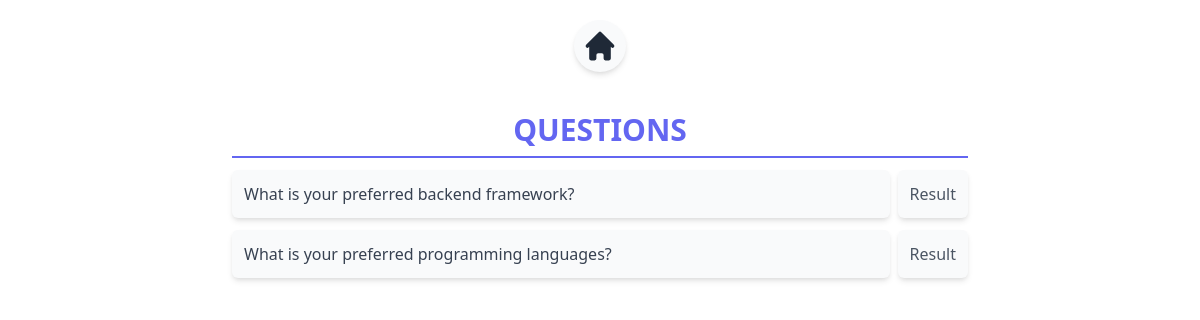
Before: / with the older database file.
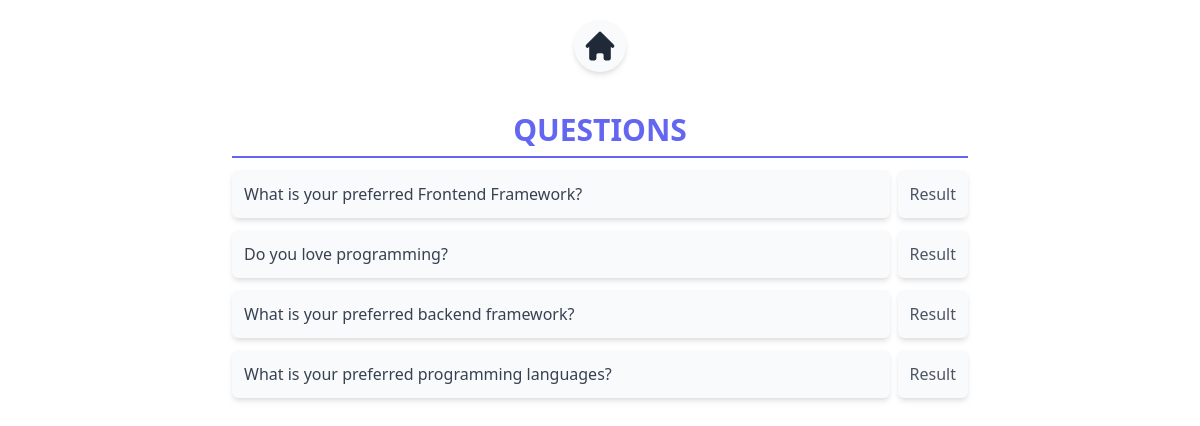
After: the same page with the newer database file.
### polls/models.py (models this page shows, shortened)
class Question(models.Model):
    question_text = models.CharField(max_length=200)
    pub_date = models.DateTimeField('date published')

### polls/views.py (the view)
# urls.py: path('', views.IndexView.as_view(), name="index"),
class IndexView(generic.ListView):
    template_name = "polls/index.html"
    context_object_name = "latest_question_list"
    def get_queryset(self):
        return Question.objects.order_by('-pub_date')[:5]

### polls/templates/polls/index.html
{% extends 'polls/base.html' %} {% block content %} {% if latest_question_list%}
<section class="mt-3 flex flex-col space-y-3">
  <h1 class="
      text-3xl text-indigo-500
      font-extrabold
      p-2
      text-center
      uppercase
      border-b-2 border-indigo-500
    ">
    Questions
  </h1>
  {% for question in latest_question_list %}
  <div class="flex space-x-2 items-center justify-between">
    <a href="{% url 'polls:detail' question.id %}" class="w-full">
      <div class="
        bg-gray-50
        rounded-md
        shadow-md
        text-gray-700
        font-medium
        p-3
        hover:bg-blue-50
        cursor-pointer
      ">
        {{ question.question_text }}
      </div>
    </a>
    <a href="{% url 'polls:results' question.id %}">
      <div class="
        bg-gray-50
        rounded-md
        shadow-md
        text-gray-600
        font-medium
        p-3
        hover:bg-blue-50
        cursor-pointer
      ">
        Result
      </div>
    </a>
  </div>
  {% endfor %} {% else %}
  <p>No polls are available.</p>
  {% endif %}
</section>
{% endblock content %}

### polls/templates/polls/base.html (shortened to what this page needs)
{% load static %}
<!DOCTYPE html>
<html lang="en">
  <head>
    <link rel="stylesheet" href="https://rsms.me/inter/inter.css" />
    <link rel="stylesheet" href="{% static 'polls/css/style.min.css' %}" />
  </head>
  <body>
    <main class="max-w-3xl mx-auto px-4 flex flex-col">
      <a
        title="Home Page"
        class="
          flex
          items-center
          text-center
          self-center
          p-2
          space-x-2
          bg-gray-50
          shadow-md
          rounded-full
          my-5
          hover:bg-blue-50
          cursor-pointer
        "
        href="{%url 'polls:index'%}"
      >
        <svg
          xmlns="http://www.w3.org/2000/svg"
          class="h-9 w-9 text-gray-800"
          viewBox="0 0 20 20"
          fill="currentColor"
        >
          <path
            d="M10.707 2.293a1 1 0 00-1.414 0l-7 7a1 1 0 001.414 1.414L4 10.414V17a1 1 0 001 1h2a1 1 0 001-1v-2a1 1 0 011-1h2a1 1 0 011 1v2a1 1 0 001 1h2a1 1 0 001-1v-6.586l.293.293a1 1 0 001.414-1.414l-7-7z"
          />
        </svg>
      </a>
      {% block content %} {% endblock content %}
    </main>
  </body>
</html>

Changed rows visible on the page:
added Question: question_text "What is your preferred Frontend Framework?"
added Question: question_text "Do you love programming?"
